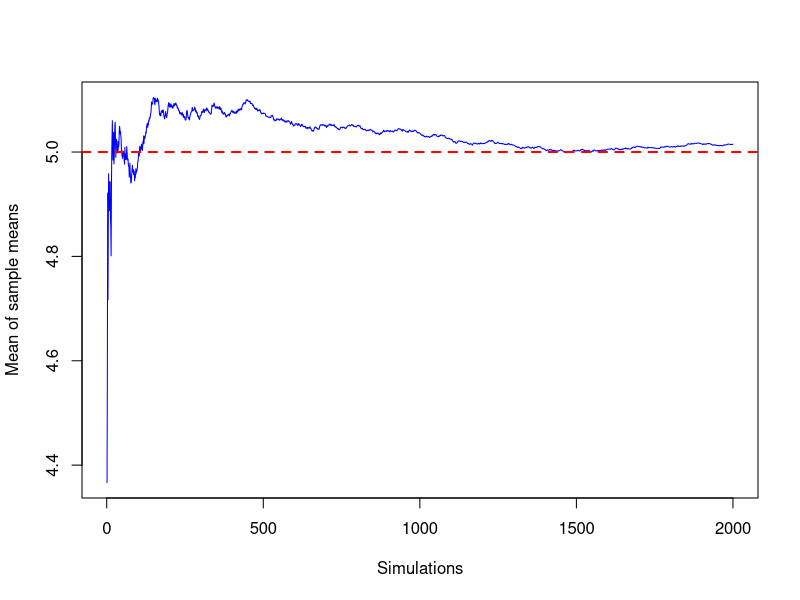
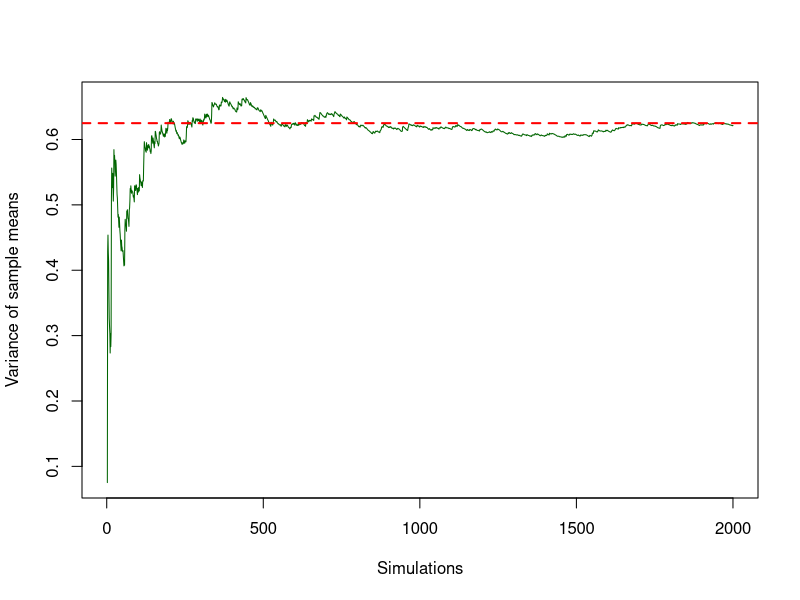
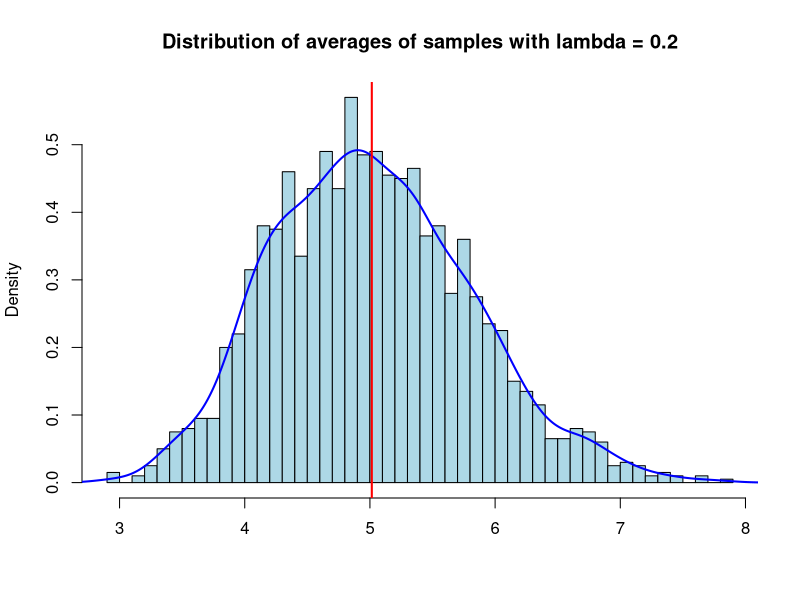

Recreate these plots in R, in order.
## ---- chunk 1
# Number of simulations
n.sims <- 2000

# Rate parameter
lambda <- 0.2

# Vector of samples
exp.sample <- NULL

# Size of samples
n.sample <- 40

# Vector of x bar values
x.bar <- NULL
## ---- chunk 2
# Calculates the mean of x bar values 
mean.x.bar <- 1 / lambda
print(mean.x.bar)

# Standard deviation of x bar values
s.x.bar <- (1 / lambda) * (1 / sqrt(n.sample))
print(s.x.bar)

# Variance of x bar values
var.x.bar <- s.x.bar ^ 2
print(var.x.bar)
## ---- chunk 3
# Sets seed
set.seed(55)

# Generates 20K simulations of 40 samples
for (i in 1:n.sims) {
  # Generates the exponential sample 
  exp.sample <- rexp(n = n.sample, rate = lambda)
  # Creates the distribution of x bar values
  x.bar <- c(x.bar , mean(exp.sample))
}
## ---- chunk 4
# Calculate the cumulative means
acc.mean <- cumsum(x.bar)
for (i in 1:n.sims) {
  acc.mean[i] <- acc.mean[i] / i   
}

# Plot the cumulative means
plot(acc.mean, type = "l", col = "blue", xlab = "Simulations", 
     ylab = "Mean of sample means")
abline(h = mean.x.bar, col = "red", lwd = 2, lty = 2)

print(mean.x.bar)
print(mean(x.bar))
print(mean.x.bar - mean(x.bar))
## ---- chunk 5
# Calculate the cumulative variances
acc.var <- NULL
for (i in 1:n.sims) {
  acc.var[i] <- var(x.bar[1:i])
  }

# Plot the cumulative variances
plot(acc.var, type = "l", col = "darkgreen", xlab = "Simulations", 
     ylab = "Variance of sample means")
abline(h = var.x.bar, col = "red", lwd = 2, lty = 2)

print(var.x.bar)
print(var(x.bar))
print(var.x.bar - var(x.bar))
## ---- chunk 6
hist(x.bar, breaks = 50, probability = TRUE, col = "lightblue",
     main = "Distribution of averages of samples with lambda = 0.2", 
     xlab = "")
lines(density(x.bar), col = "blue", lwd = 2)
abline(v = mean(x.bar), col = "red", lwd = 2)
